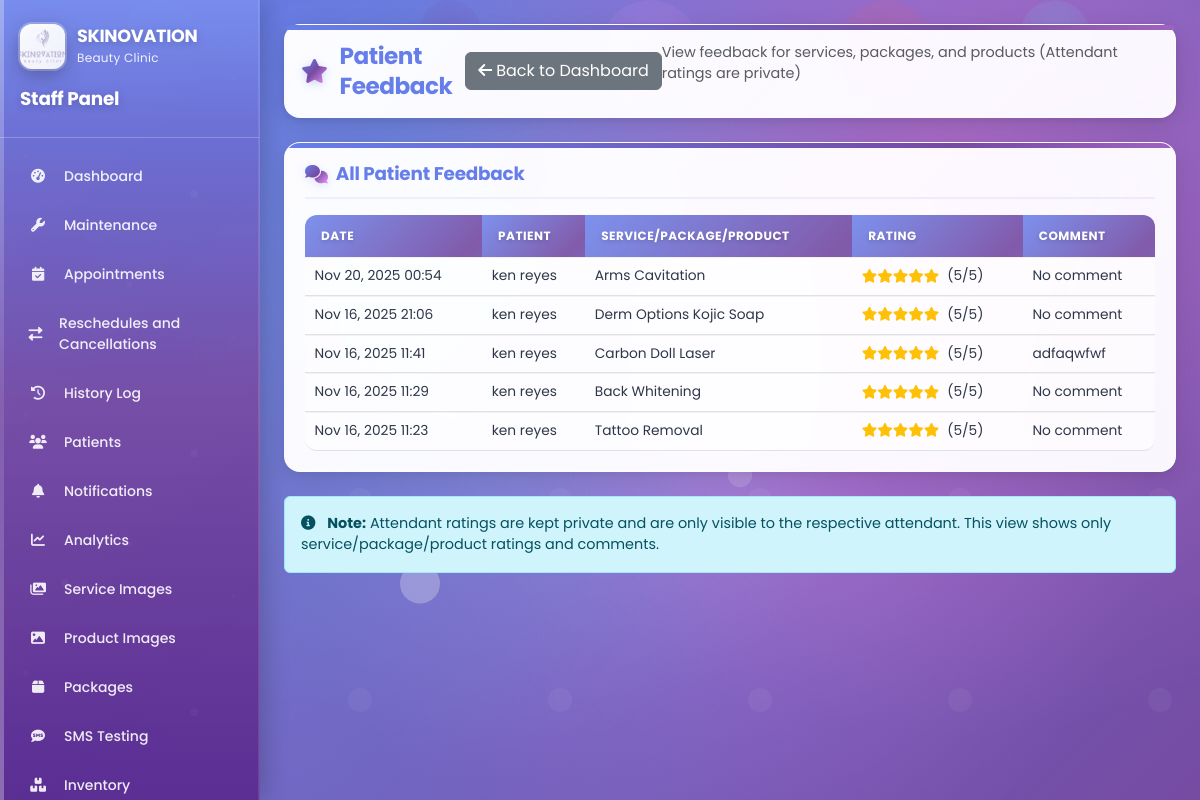
/appointments/admin/feedback/ (signed in), run on the app's committed database.
### appointments/models.py (models this page shows, shortened)
class Feedback(models.Model):
    rating = models.IntegerField(validators=[MinValueValidator(1), MaxValueValidator(5)], help_text="Rating from 1 to 5 stars for appointment")
    attendant_rating = models.IntegerField(validators=[MinValueValidator(1), MaxValueValidator(5)], help_text="Rating from 1 to 5 stars for attendant", blank=True, null=True)
    comment = models.TextField(blank=True, null=True)
    created_at = models.DateTimeField(auto_now_add=True)
    appointment = models.ForeignKey(Appointment, on_delete=models.CASCADE, related_name='feedback')
    patient = models.ForeignKey(settings.AUTH_USER_MODEL, on_delete=models.CASCADE, related_name='feedback')
    class Meta:
        db_table = 'feedback'
        unique_together = ['appointment', 'patient']  # One feedback per appointment per patient

class Appointment(models.Model):
    STATUS_CHOICES = [
        ('scheduled', 'Scheduled'),
        ('pending', 'Pending'),
        ('confirmed', 'Confirmed'),
        ('rescheduled', 'Rescheduled'),
        ('completed', 'Completed'),
        ('cancelled', 'Cancelled'),
    ]
    appointment_date = models.DateField()
    appointment_time = models.TimeField()
    status = models.CharField(max_length=15, choices=STATUS_CHOICES, default='scheduled')
    created_at = models.DateTimeField(auto_now_add=True)
    updated_at = models.DateTimeField(auto_now=True)
    transaction_id = models.CharField(max_length=100, blank=True, null=True)
    patient = models.ForeignKey(settings.AUTH_USER_MODEL, on_delete=models.CASCADE, related_name='appointments')
    attendant = models.ForeignKey('accounts.Attendant', on_delete=models.CASCADE, related_name='appointments')
    service = models.ForeignKey('services.Service', on_delete=models.CASCADE, related_name='appointments', blank=True, null=True)
    product = models.ForeignKey('products.Product', on_delete=models.CASCADE, related_name='appointments', blank=True, null=True)
    package = models.ForeignKey('packages.Package', on_delete=models.CASCADE, related_name='appointments', blank=True, null=True)
    class Meta:
        db_table = 'appointments'
        ordering = ['-created_at']
    def get_service_name(self):
        if self.service:
            return self.service.service_name
        elif self.product:
            return self.product.product_name
        elif self.package:
            return self.package.package_name
        else:
            return "No service assigned"

### accounts/models.py (models this page shows, shortened)
class User(AbstractUser):
    USER_TYPE_CHOICES = [
        ('patient', 'Patient'),
        ('admin', 'Staff'),
        ('owner', 'Owner'),
        ('attendant', 'Attendant'),
    ]
    GENDER_CHOICES = [
        ('male', 'Male'),
        ('female', 'Female'),
        ('other', 'Other'),
    ]
    CIVIL_STATUS_CHOICES = [
        ('single', 'Single'),
        ('married', 'Married'),
        ('widowed', 'Widowed'),
        ('divorced', 'Divorced'),
        ('separated', 'Separated'),
    ]
    user_type = models.CharField(max_length=10, choices=USER_TYPE_CHOICES, default='patient')
    phone = models.CharField(
        max_length=20,
        validators=[RegexValidator(
            regex=r'^\+?1?\d{9,15}$',
            message="Phone number must be entered in the format: '+999999999'. Up to 15 digits allowed."
        )],
        blank=True
    )
    middle_name = models.CharField(max_length=255, blank=True, null=True)
    address = models.TextField(blank=True, null=True, help_text="Complete address")
    gender = models.CharField(max_length=10, choices=GENDER_CHOICES, blank=True, null=True)
    civil_status = models.CharField(max_length=10, choices=CIVIL_STATUS_CHOICES, blank=True, null=True)
    birthday = models.DateField(blank=True, null=True)
    occupation = models.CharField(max_length=255, blank=True, null=True)
    profile_picture = models.ImageField(upload_to='profile_pictures/', blank=True, null=True)
    archived = models.BooleanField(default=False)
    created_at = models.DateTimeField(auto_now_add=True)
    updated_at = models.DateTimeField(auto_now=True)
    class Meta:
        db_table = 'users'

### services/models.py (models this page shows, shortened)
class Service(models.Model):
    service_name = models.CharField(max_length=100)
    description = models.TextField(blank=True, null=True)
    price = models.DecimalField(max_digits=10, decimal_places=2, blank=True, null=True)
    duration = models.IntegerField(help_text="Duration in minutes")
    category = models.ForeignKey(ServiceCategory, on_delete=models.CASCADE, related_name='services')
    image = models.ImageField(upload_to='services/', blank=True, null=True)
    archived = models.BooleanField(default=False)
    created_at = models.DateTimeField(auto_now_add=True)
    updated_at = models.DateTimeField(auto_now=True)
    class Meta:
        db_table = 'services'
        ordering = ['service_name']

### products/models.py (models this page shows, shortened)
class Product(models.Model):
    product_name = models.CharField(max_length=255)
    description = models.TextField(blank=True, null=True)
    price = models.DecimalField(max_digits=10, decimal_places=2)
    stock = models.IntegerField(default=0)
    product_image = models.ImageField(upload_to='products/', blank=True, null=True)
    archived = models.BooleanField(default=False)
    created_at = models.DateTimeField(auto_now_add=True)
    updated_at = models.DateTimeField(auto_now=True)
    class Meta:
        db_table = 'products'
        ordering = ['product_name']

### appointments/admin_views.py (the view)
# urls.py: path('admin/feedback/', admin_views.admin_view_feedback, name='admin_view_feedback'),
@login_required
@user_passes_test(is_admin)
def admin_view_feedback(request):
    from .models import Feedback
    feedbacks = Feedback.objects.all().order_by('-created_at')
    from django.core.paginator import Paginator
    paginator = Paginator(feedbacks, 20)  # 20 items per page
    page_number = request.GET.get('page')
    page_obj = paginator.get_page(page_number)
    context = {
        'feedbacks': page_obj,
        'page_obj': page_obj,
    }
    return render(request, 'appointments/admin_feedback.html', context)

### appointments/admin_views.py (called while the page is built)
def is_admin(user):
    return user.is_authenticated and user.user_type == 'admin'

### appointments/context_processors.py (called while the page is built)
def notification_count(request):
    if request.user.is_authenticated:
        if request.user.user_type == 'admin':
            count = Notification.objects.filter(patient__isnull=True, is_read=False).count()
        elif request.user.user_type == 'owner':
            count = Notification.objects.filter(patient__isnull=True, is_read=False).count()
        elif request.user.user_type == 'attendant':
            count = Notification.objects.filter(
                (Q(patient=request.user) | Q(patient__isnull=True)),
                is_read=False
            ).count()
        else:
            count = Notification.objects.filter(patient=request.user, is_read=False).count()
    else:
        count = 0
    return {
        'notification_count': count
    }

### templates/appointments/admin_feedback.html (shortened to what this page needs)
{% extends 'appointments/admin_base.html' %}
{% load static %}
{% block content %}
<div class="content-header">
    <div class="d-flex justify-content-between align-items-center">
        <h1 class="page-title">
            <i class="fas fa-star"></i>
            Patient Feedback
        </h1>
        <a href="{% url 'appointments:admin_dashboard' %}" class="btn btn-secondary">
            <i class="fas fa-arrow-left me-1"></i>Back to Dashboard
        </a>
    </div>
    <p class="text-muted">View feedback for services, packages, and products (Attendant ratings are private)</p>
</div>
<div class="content-card">
    <h3 class="card-title">
        <i class="fas fa-comments"></i>
        All Patient Feedback
    </h3>
    {% if feedbacks %}
        <div class="table-responsive">
            <table class="table">
                <thead>
                    <tr>
                        <th>Date</th>
                        <th>Patient</th>
                        <th>Service/Package/Product</th>
                        <th>Rating</th>
                        <th>Comment</th>
                    </tr>
                </thead>
                <tbody>
                    {% for feedback in feedbacks %}
                    <tr>
                        <td>{{ feedback.created_at|date:"M d, Y H:i" }}</td>
                        <td>{{ feedback.patient.get_full_name }}</td>
                        <td>{{ feedback.appointment.get_service_name }}</td>
                        <td>
                            <div class="d-flex align-items-center">
                                {% for i in "12345"|make_list %}
                                    {% if forloop.counter <= feedback.rating %}
                                        <i class="fas fa-star text-warning"></i>
                                    {% else %}
                                        <i class="far fa-star text-muted"></i>
                                    {% endif %}
                                {% endfor %}
                                <span class="ms-2">({{ feedback.rating }}/5)</span>
                            </div>
                        </td>
                        <td>{{ feedback.comment|default:"No comment"|truncatechars:100 }}</td>
                    </tr>
                    {% endfor %}
                </tbody>
            </table>
        </div>
    {% else %}
        <div class="text-center py-5">
            <i class="fas fa-star fa-3x text-muted mb-3"></i>
            <h5 class="text-muted">No feedback received yet</h5>
            <p class="text-muted">Patient feedback will appear here once submitted.</p>
        </div>
    {% endif %}
</div>
<div class="alert alert-info mt-4">
    <i class="fas fa-info-circle me-2"></i>
    <strong>Note:</strong> Attendant ratings are kept private and are only visible to the respective attendant. This view shows only service/package/product ratings and comments.
</div>
{% endblock %}

### data on the page
Feedback: created_at "Nov 20, 2025 00:54", patient.get_full_name "ken reyes", appointment.get_service_name "Arms Cavitation", rating "5", comment "No comment"
Feedback: created_at "Nov 16, 2025 21:06", patient.get_full_name "ken reyes", appointment.get_service_name "Derm Options Kojic Soap", rating "5", comment "No comment"
Feedback: created_at "Nov 16, 2025 11:41", patient.get_full_name "ken reyes", appointment.get_service_name "Carbon Doll Laser", rating "5", comment "adfaqwfwf"
Feedback: created_at "Nov 16, 2025 11:29", patient.get_full_name "ken reyes", appointment.get_service_name "Back Whitening", rating "5", comment "No comment"
Feedback: created_at "Nov 16, 2025 11:23", patient.get_full_name "ken reyes", appointment.get_service_name "Tattoo Removal", rating "5", comment "No comment"
